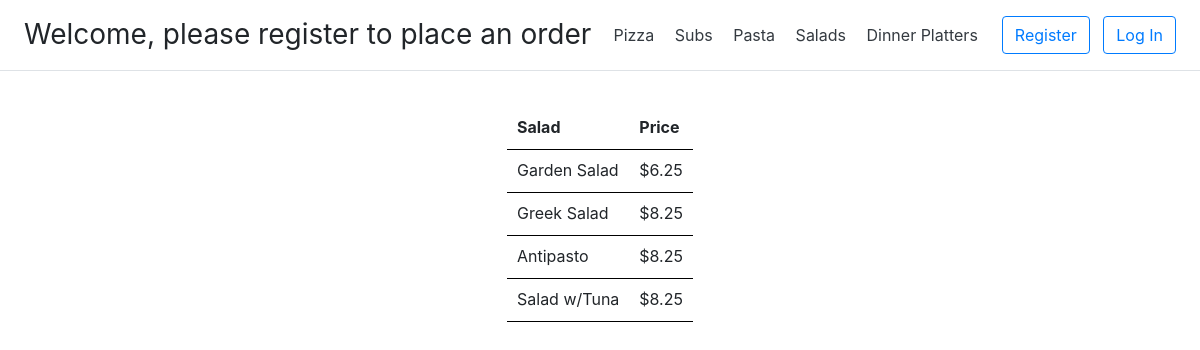
Before: /menu/salad with the older database file.
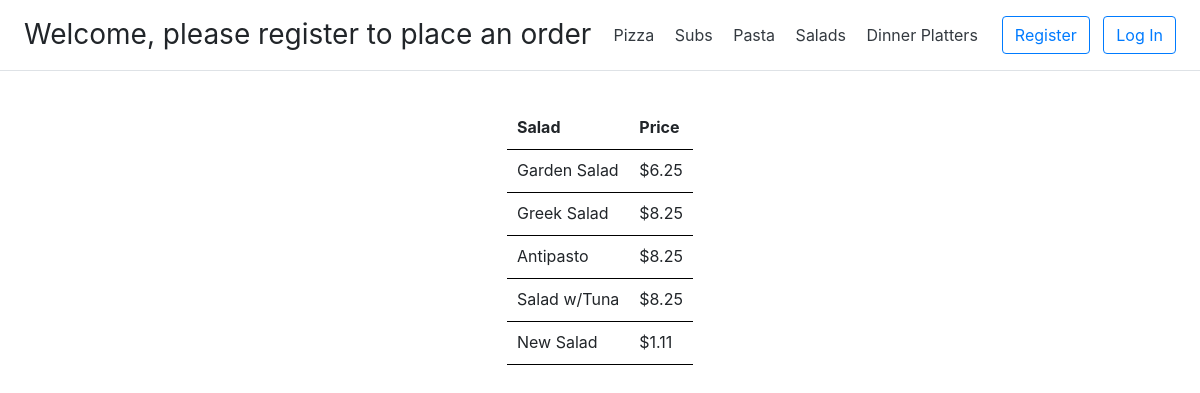
After: the same page with the newer database file.
### orders/models.py (models this page shows, shortened)
class SaladPrice(models.Model):
    classification = models.CharField(max_length=30)
    price = models.DecimalField(max_digits=6, decimal_places=2)
    class Meta:
        verbose_name_plural = "Salad Price"

### orders/views.py (the view)
# urls.py: path("menu/salad", views.salad, name="salad"),
def salad(request):
    sub_menu = SaladPrice.objects.all()
    context = {"sub_menu": sub_menu}
    route = "orders/salads.html"
    return auth_view(route, context, request)

### orders/views.py (called while the page is built)
def auth_view(route, context, request):
    if request.user.is_authenticated:
        context['user'] = request.user
        base_template = "orders/layoutAuth.html"
        context["base_template"] = base_template
        user_profile = UserProfile.objects.get(customer=request.user)
        return render(request, route, context)
    base_template = "orders/layout.html"
    context['userT'] = "please register to place an order"
    context["base_template"] = base_template
    return render(request, route, context)

### orders/templates/orders/salads.html (shortened to what this page needs)
{% extends base_template %}
{% load static %}
{% block extra %}
<link rel="stylesheet" href="{% static 'orders/main.css' %}"/>
{% endblock %}
{% block body %}
<div class="container">
    <div class="row">
        <div class="col" align="center">
            <table>
                {% if user.is_authenticated %}
                <thead>
                <tr>
                    <th scope="col" id="orderType">Salad</th>
                    <th scope="col">Price</th>
                    <th scope="col">Add to Cart</th>
                </tr>
                </thead>
                <tbody>
                {% for menu in sub_menu %}
                <tr>
                    <td>{{menu.classification}}</td>
                    <td> ${{menu.price}}</td>
                    <td align="center">
                        <button type="button" class="btn btn-outline-dark" data-id="{{menu.id}}">+</button>
                    </td>
                </tr>
                {% endfor %}
                </tbody>
                {% else %}
                <thead>
                <tr>
                    <th scope="col" id="orderType">Salad</th>
                    <th scope="col">Price</th>
                </tr>
                </thead>
                <tbody>
                {% for menu in sub_menu %}
                <tr>
                    <td>{{menu.classification}}</td>
                    <td> ${{menu.price}}</td>
                </tr>
                {% endfor %}
                </tbody>
                {% endif %}
            </table>
        </div>
    </div>
</div>
{% endblock %}

Changed rows visible on the page:
added SaladPrice: classification "New Salad", price "1.11"
